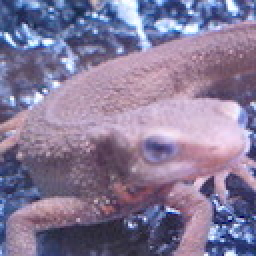
#> input picture Question_01_10/answers/imori.jpg, 128 x 128 px, found by its file name (shown 2 times larger)
$ python myans68.py   (older library calls are emulated)
#> lines starting #> are read from the running program, lines starting #| are printed output that depends on the picture; after the words box and inside, x2 and y2 are one past the last pixel; in counts of white or black regions, pixels touching at a corner belong together
import cv2
import numpy as np
import matplotlib.pyplot as plt

def BGRtoGRAY(img):
    gray = 0.2126 * img[..., 2] + 0.7152 * img[..., 1] + 0.0722 * img[..., 0]
    return gray

def HOG(gray):

    def GetGradXY(gray):
        Ver, Hor = gray.shape

        gray = np.pad(gray, (1, 1), 'edge')
        gx = gray[1:Ver+1, 2:] - gray[1:Ver+1, :Hor]
        #gy = gray[:Ver, 1:Hor+1] - gray[2:, 1:Hor+1]
        gy = gray[2:, 1:Hor+1] - gray[:Ver, 1:Hor+1]
        # keep from zero-dividing
        gx[gx == 0] = 1e-6

        return gx, gy

    def GetMagAngle(gx, gy):
        mag = np.sqrt(gx ** 2 + gy ** 2)
        ang = np.arctan(gy / gx)

        # arctanは返り値(-2/pi, 2/pi)なので，負の値はpi回転
        ang[ang < 0] = np.pi + ang[ang < 0]

        return mag, ang

    def QuantizationAngle(ang):

        # angはradianなので,[0, 180]のindex化を調節
        quantized_ang = np.zeros_like(ang, dtype=np.int)
        for i in range(9):
            low = (np.pi * i) / 9
            high = (np.pi * (i + 1)) / 9

            quantized_ang[np.where((ang >= low) & (ang < high))] = i

        return quantized_ang

    def GetSlopeHistgram(mag, ang, sell=8):
        Ver, Hor = mag.shape

        CELL_H = Hor // sell
        CELL_V = Ver // sell
        N = sell
        hist = np.zeros((CELL_V, CELL_H, 9), dtype=np.float32)
        for y in range(CELL_V):
            for x in range(CELL_H):
                for j in range(N):
                    for i in range(N):
                        hist[y, x, ang[y * N + j, x * N + i]] += mag[y * N + j, x * N + i]

        '''
        for x in range(Hor):
            hx = x // sell
            for y in range(Ver):
                hy = y // sell

                hist[hy, hx, ang[y, x]-1] += mag[y, x]
        '''
        return hist

    def QuantizationHistogram(histogram, epsilon=1):
        Ver, Hor, Index = histogram.shape

        for x in range(Hor):
            for y in range(Ver):
                histogram[y, x] = histogram[y, x] / np.sqrt(np.sum(histogram[max(y-1, 0) : min(y+2, Ver), max(x-1, 0) : min(x+2, Hor)] ** 2) + epsilon)

        return hist

    gx, gy = GetGradXY(gray)

    mag, ang = GetMagAngle(gx, gy)

    ang = QuantizationAngle(ang)

    hist = GetSlopeHistgram(mag, ang, sell=8)

    hist = QuantizationHistogram(hist, epsilon=1)

    return hist


def DrawHOG(hist, gray, sell=8):
    CELL_V, CELL_H, Index = hist.shape
    gray = np.pad(gray, (1, 1), 'constant')

    for x in range(CELL_H):
        # ix : 各sellの中心x
        ix = x * sell + sell // 2
        # x1,x2は各セルの左端右端
        x1 = ix + sell // 2 - 1
        x2 = ix - sell // 2 + 1
        for y in range(CELL_V):
            # iy : 各sellの中心y
            iy = y * sell + sell // 2
            # y1,y2は各セルの左端右端
            y1 = iy
            y2 = iy

            h = histogram[y, x] / np.sum(histogram[y, x])
            h /= h.max()

            for ind in range(Index):
                angle = (ind * 20 + 10) / 180 * np.pi
                rx = int(np.sin(angle) * (x1 - ix) + np.cos(angle) * (y1 - iy) + ix)
                ry = int(np.cos(angle) * (x1 - ix) - np.cos(angle) * (y1 - iy) + iy)
                lx = int(np.sin(angle) * (x2 - ix) + np.cos(angle) * (y2 - iy) + ix)
                ly = int(np.cos(angle) * (x2 - ix) - np.cos(angle) * (y2 - iy) + iy)

                # color is HOG value
                c = int(255. * h[ind])

                # draw line
                cv2.line(gray, (lx, ly), (rx, ry), c, thickness=1)
    return gray

img = cv2.imread("../imori.jpg").astype(np.float)
gray = BGRtoGRAY(img)

histogram = HOG(gray)
#> in GetGradXY, `gx = gray[1:Ver+1, 2:] - gray[1:Ver+1, :Hor]`:
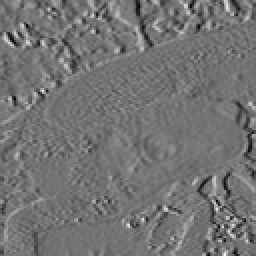
#> gx: shape (128, 128) float64 (shown 2 times larger); min -175, max 211.2, mean -0.1; drawn with min black and max white
#> in GetGradXY, `gy = gray[2:, 1:Hor+1] - gray[:Ver, 1:Hor+1]`:
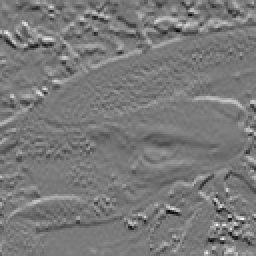
#> gy: shape (128, 128) float64 (shown 2 times larger); min -200.7, max 218, mean -0.4; drawn with min black and max white
#> in GetGradXY, `gx[gx == 0] = 1e-6`: gx: shape (128, 128) float64; 0.32% of pixels changed, all inside (x1, y1, x2, y2) = (0, 16, 128, 128)
#> in GetMagAngle, `mag = np.sqrt(gx ** 2 + gy ** 2)`:
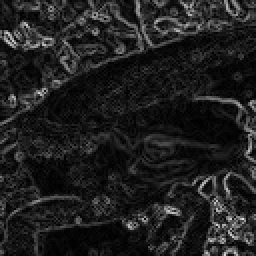
#> mag: shape (128, 128) float64 (shown 2 times larger); min 0.0682, max 230.8, mean 31.7
#> in GetMagAngle, `ang = np.arctan(gy / gx)`:
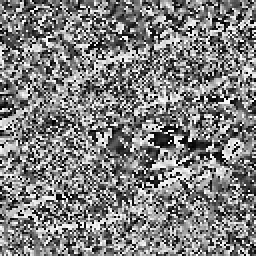
#> ang: shape (128, 128) float64 (shown 2 times larger); min -1.57, max 1.57, mean -0.00223; drawn with min black and max white
#> in HOG, `ang = QuantizationAngle(ang)`:
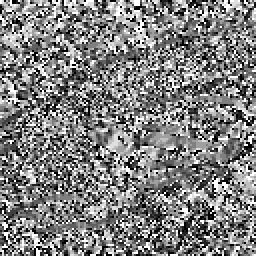
#> ang: shape (128, 128) int64 (shown 2 times larger); min 0, max 8, mean 4.04; drawn with min black and max white

result = DrawHOG(histogram, gray)
#> in DrawHOG, `gray = np.pad(gray, (1, 1), 'constant')`:
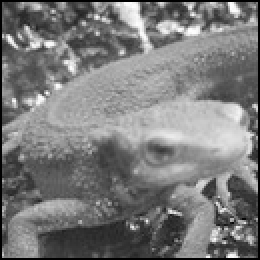
#> gray: shape (130, 130) float64 (shown 2 times larger); min 0, max 254.4, mean 122.8
#> after the loop in DrawHOG, `for x in range(CELL_H):`:
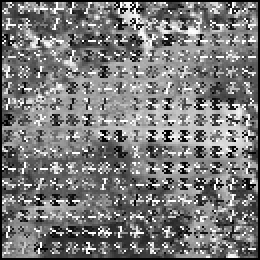
#> gray: shape (130, 130) float64 (shown 2 times larger); min 0, max 255, mean 121.3
result = result.astype(np.uint8)

cv2.imwrite("myans_69.jpg", result)
cv2.imshow("result", result)
cv2.waitKey(0)
cv2.destroyAllWindows()
